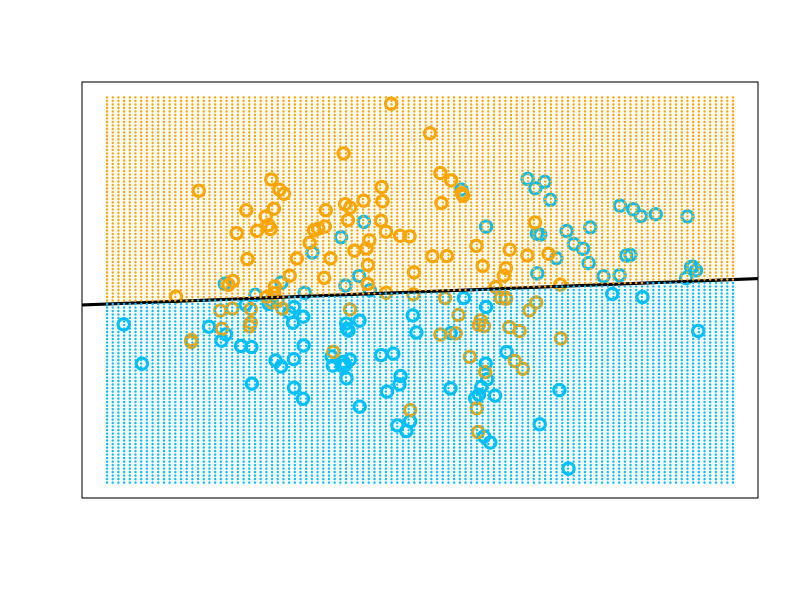

Source code (R):
# Following is the R code for STATS 790 Homework 1 Question 2
# Reproduce a figure from ESL Chapter 2
# The chosen figure is figure 2.1.

library(MASS) # multivariate normal random sample generator
library(dplyr)

set.seed(400119421)

# Generate 10 means from multivariate normal distribution
# for blue and orange respectively
blue <- mvrnorm(n=10,mu=c(1,0),Sigma=matrix(c(1, 0, 0, 1), ncol=2))
orange <- mvrnorm(n=10,mu=c(0,1),Sigma=matrix(c(1, 0, 0, 1), ncol=2))

# Draw 100 samples from the list above with probability 1/10
# The idea here is to draw 100 samples from the index, and obtain samples from
# blue/orange using the 100 index.
blue_sample <- sample(nrow(blue), 100, replace=TRUE, prob=rep(0.1, 10))
blue_means <- blue[blue_sample, ]

orange_sample <- sample(nrow(orange), 100, replace=TRUE, prob=rep(0.1, 10))
orange_means <- orange[orange_sample, ]

# Generate observations for blue and orange using the means sampled above
blue_obs <- matrix(ncol=2, nrow=100) # to store the observations from blue means
for (i in 1:100){
  blue_obs[i,] <- mvrnorm(n=1, mu=blue_means[i,], 
                          Sigma=matrix(c(1/5, 0, 0, 1/5), ncol=2))
} # for each pair of means, generate one pair of multivariate normal random sample

# same idea for orange observations
orange_obs <- matrix(ncol=2, nrow=100)
for (i in 1:100){
  orange_obs[i,] <- mvrnorm(n=1, mu=orange_means[i,], 
                            Sigma=matrix(c(1/5, 0, 0, 1/5), ncol=2))
}

# Create dataset by combining blue and orange observations
# Transfer into data frame type to fit linear model
blue_orange <- as.data.frame(rbind(blue_obs, orange_obs))

# Linear regression
linear_model <- lm(V2 ~ V1, data=blue_orange)

b0 <- linear_model$coefficients[1] # the coefficient beta_0
b1 <- linear_model$coefficients[2] # the coefficient beta_1

# Fitted linear regression function
linear <- function(x) b0+b1*x

# Generate the background dots in the figure
x <- seq(from = -1.5, to = 4, by = 0.05)
y <- seq(from = -2, to = 3.5, by = 0.05)
background <- expand.grid(x,y) # entire background
y_hat <- linear(x) # filter for the linear regression line

blue_pt <- background %>% filter(Var2 < y_hat) 
orange_pt <- background %>% filter(Var2 > y_hat)

# Figure
plot(blue_obs, col='deepskyblue', xlim = c(-1.5,4), ylim = c(-2,3.5), 
     xlab='', ylab='', lwd=3, cex = 1.5, xaxt='n', yaxt='n')
points(orange_obs, col='orange', lwd = 3, cex = 1.5)
abline(linear_model, col = 'black', lwd = 3)
points(orange_pt, col='orange', pch=20, cex = 0.3)
points(blue_pt, col='deepskyblue', pch=20, cex = 0.3)

